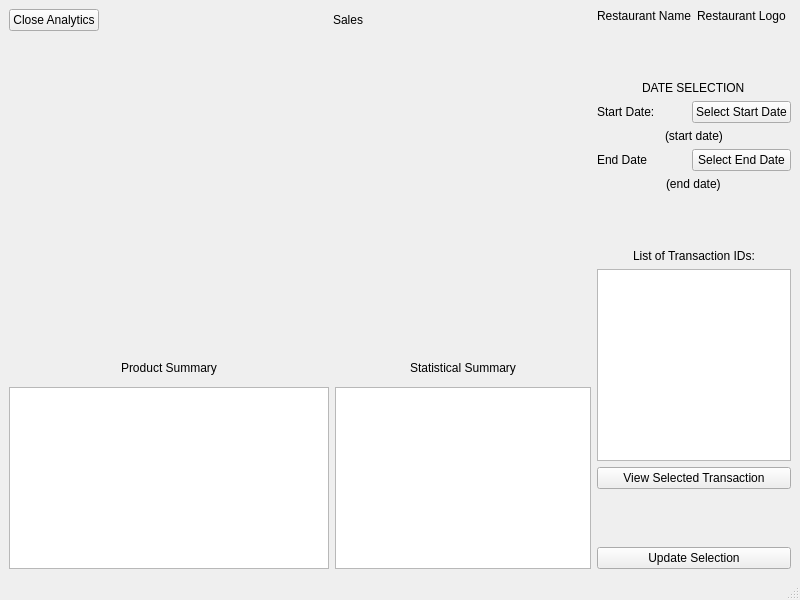
<?xml version="1.0" encoding="UTF-8"?>
<ui version="4.0">
 <class>Analytics</class>
 <widget class="QMainWindow" name="Analytics">
  <property name="geometry">
   <rect>
    <x>0</x>
    <y>0</y>
    <width>800</width>
    <height>600</height>
   </rect>
  </property>
  <property name="windowTitle">
   <string>MainWindow</string>
  </property>
  <widget class="QWidget" name="centralwidget">
   <layout class="QHBoxLayout" name="horizontalLayout_4" stretch="75,25">
    <item>
     <layout class="QVBoxLayout" name="verticalLayout_2">
      <item>
       <layout class="QHBoxLayout" name="horizontalLayout_3">
        <property name="topMargin">
         <number>0</number>
        </property>
        <item>
         <widget class="QPushButton" name="CloseButton">
          <property name="text">
           <string>Close Analytics</string>
          </property>
         </widget>
        </item>
        <item>
         <spacer name="horizontalSpacer_2">
          <property name="orientation">
           <enum>Qt::Horizontal</enum>
          </property>
          <property name="sizeHint" stdset="0">
           <size>
            <width>40</width>
            <height>20</height>
           </size>
          </property>
         </spacer>
        </item>
        <item>
         <widget class="QLabel" name="SalesLabel">
          <property name="text">
           <string>Sales</string>
          </property>
         </widget>
        </item>
        <item>
         <spacer name="horizontalSpacer_3">
          <property name="orientation">
           <enum>Qt::Horizontal</enum>
          </property>
          <property name="sizeHint" stdset="0">
           <size>
            <width>40</width>
            <height>20</height>
           </size>
          </property>
         </spacer>
        </item>
       </layout>
      </item>
      <item>
       <layout class="QGridLayout" name="gridLayout_2" rowstretch="60,5,35" columnstretch="60,0">
        <item row="2" column="1">
         <widget class="QTableWidget" name="SummaryStatistics"/>
        </item>
        <item row="2" column="0">
         <widget class="QTreeView" name="OrderQuantitiesList"/>
        </item>
        <item row="1" column="0" alignment="Qt::AlignHCenter">
         <widget class="QLabel" name="OrderQuantitiesLabel">
          <property name="text">
           <string>Product Summary</string>
          </property>
         </widget>
        </item>
        <item row="1" column="1" alignment="Qt::AlignHCenter">
         <widget class="QLabel" name="SummaryList">
          <property name="text">
           <string>Statistical Summary</string>
          </property>
         </widget>
        </item>
        <item row="0" column="0" colspan="2">
         <widget class="QWidget" name="Graph" native="true">
          <property name="sizePolicy">
           <sizepolicy hsizetype="Preferred" vsizetype="MinimumExpanding">
            <horstretch>0</horstretch>
            <verstretch>0</verstretch>
           </sizepolicy>
          </property>
         </widget>
        </item>
       </layout>
      </item>
     </layout>
    </item>
    <item>
     <layout class="QVBoxLayout" name="verticalLayout">
      <item>
       <layout class="QHBoxLayout" name="horizontalLayout">
        <item>
         <widget class="QLabel" name="RestaurantNameLabel">
          <property name="text">
           <string>Restaurant Name</string>
          </property>
         </widget>
        </item>
        <item>
         <widget class="QLabel" name="RestaurantLogoLabel">
          <property name="text">
           <string>Restaurant Logo</string>
          </property>
         </widget>
        </item>
       </layout>
      </item>
      <item>
       <spacer name="verticalSpacer">
        <property name="orientation">
         <enum>Qt::Vertical</enum>
        </property>
        <property name="sizeHint" stdset="0">
         <size>
          <width>20</width>
          <height>40</height>
         </size>
        </property>
       </spacer>
      </item>
      <item alignment="Qt::AlignHCenter">
       <widget class="QLabel" name="DateSelectionLabel">
        <property name="text">
         <string>DATE SELECTION</string>
        </property>
       </widget>
      </item>
      <item>
       <layout class="QGridLayout" name="gridLayout">
        <property name="topMargin">
         <number>0</number>
        </property>
        <item row="1" column="0" colspan="2" alignment="Qt::AlignHCenter">
         <widget class="QLabel" name="StartDate">
          <property name="text">
           <string>(start date)</string>
          </property>
         </widget>
        </item>
        <item row="0" column="1">
         <widget class="QPushButton" name="StartDateButton">
          <property name="text">
           <string>Select Start Date</string>
          </property>
         </widget>
        </item>
        <item row="2" column="0">
         <widget class="QLabel" name="EndDateLabel">
          <property name="text">
           <string>End Date</string>
          </property>
         </widget>
        </item>
        <item row="2" column="1">
         <widget class="QPushButton" name="EndDateButton">
          <property name="text">
           <string>Select End Date</string>
          </property>
         </widget>
        </item>
        <item row="3" column="0" colspan="2" alignment="Qt::AlignHCenter">
         <widget class="QLabel" name="EndDate">
          <property name="text">
           <string>(end date)</string>
          </property>
         </widget>
        </item>
        <item row="0" column="0">
         <widget class="QLabel" name="StartDateLabel">
          <property name="text">
           <string>Start Date:</string>
          </property>
         </widget>
        </item>
       </layout>
      </item>
      <item>
       <spacer name="verticalSpacer_2">
        <property name="orientation">
         <enum>Qt::Vertical</enum>
        </property>
        <property name="sizeHint" stdset="0">
         <size>
          <width>20</width>
          <height>40</height>
         </size>
        </property>
       </spacer>
      </item>
      <item alignment="Qt::AlignHCenter">
       <widget class="QLabel" name="TransactionsListLabel">
        <property name="text">
         <string>List of Transaction IDs:</string>
        </property>
       </widget>
      </item>
      <item>
       <widget class="QListView" name="TransactionsList"/>
      </item>
      <item>
       <widget class="QPushButton" name="ViewTransactionButton">
        <property name="text">
         <string>View Selected Transaction</string>
        </property>
       </widget>
      </item>
      <item>
       <spacer name="verticalSpacer_3">
        <property name="orientation">
         <enum>Qt::Vertical</enum>
        </property>
        <property name="sizeHint" stdset="0">
         <size>
          <width>20</width>
          <height>40</height>
         </size>
        </property>
       </spacer>
      </item>
      <item>
       <widget class="QPushButton" name="UpdateButton">
        <property name="text">
         <string>Update Selection</string>
        </property>
       </widget>
      </item>
     </layout>
    </item>
   </layout>
  </widget>
  <widget class="QMenuBar" name="menubar">
   <property name="geometry">
    <rect>
     <x>0</x>
     <y>0</y>
     <width>800</width>
     <height>21</height>
    </rect>
   </property>
  </widget>
  <widget class="QStatusBar" name="statusbar"/>
 </widget>
 <resources/>
 <connections/>
</ui>
